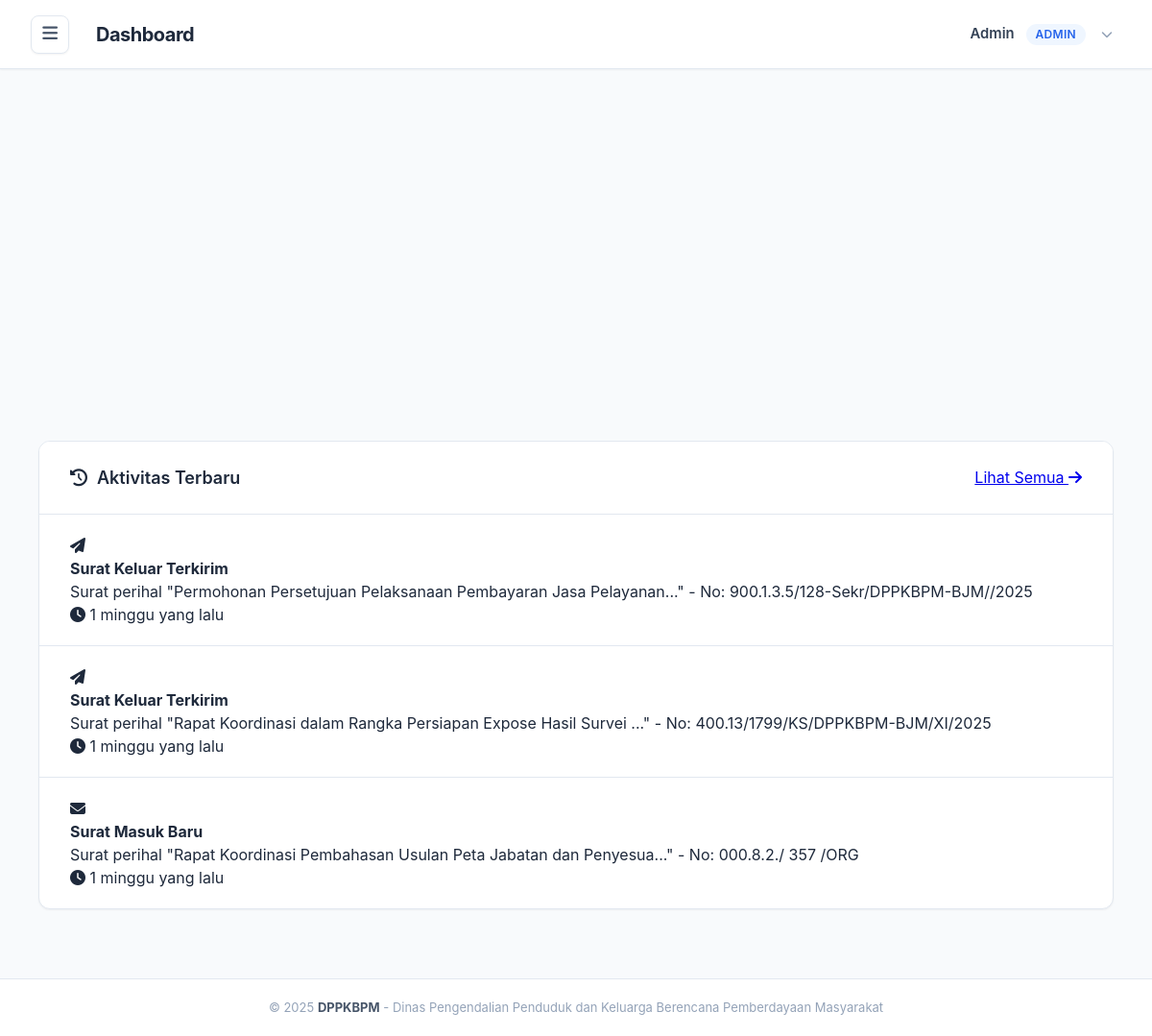
The app's page /php/dashboard.php (signed in), older data.
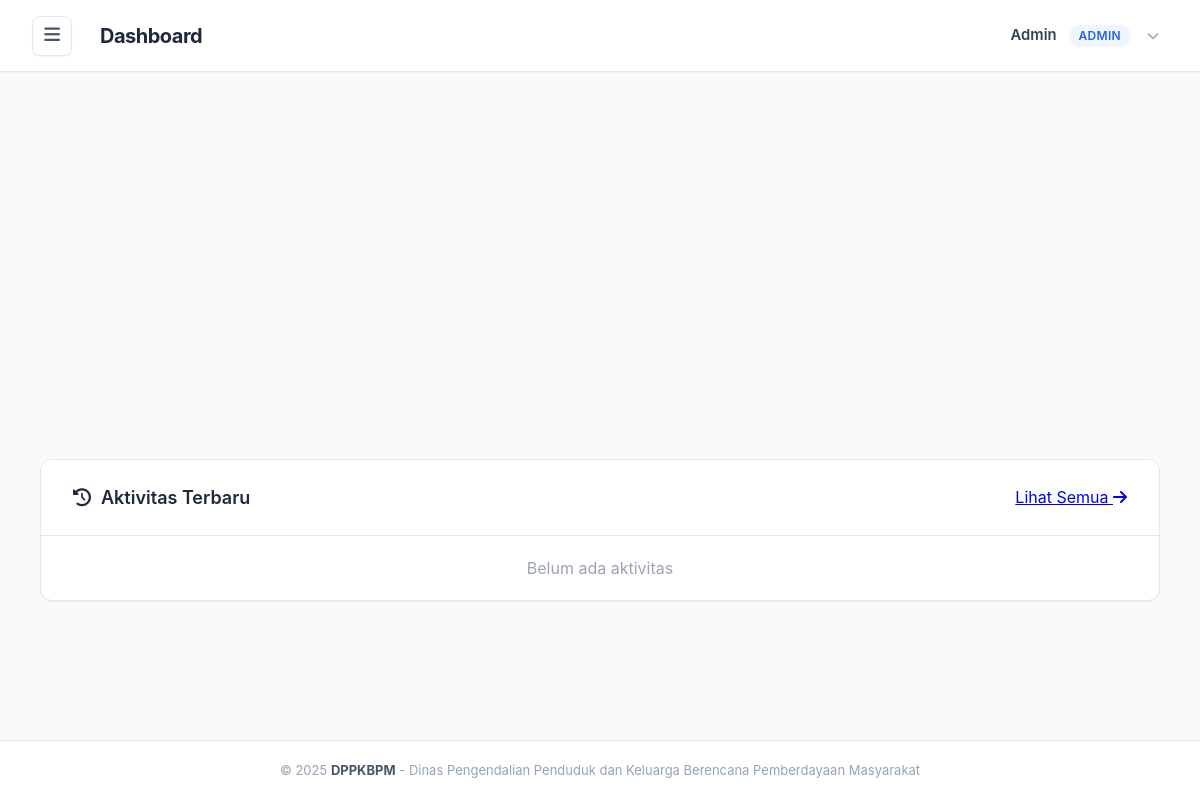
The same page, newer data.
### tables this page shows
CREATE TABLE `surat_keluar` (
  `id` int NOT NULL,
  `nomor_urut` int NOT NULL,
  `nomor_surat` varchar(255) NOT NULL,
  `tujuan_surat` varchar(255) NOT NULL,
  `tanggal_surat` date NOT NULL,
  `perihal` text NOT NULL,
  `dibuat_oleh` varchar(100) NOT NULL,
  `file_surat` varchar(255) DEFAULT NULL,
  `created_at` timestamp NULL DEFAULT CURRENT_TIMESTAMP
);

CREATE TABLE `surat_masuk` (
  `id` int NOT NULL,
  `nomor_agenda` varchar(100) NOT NULL,
  `tanggal_terima` date NOT NULL,
  `alamat_pengirim` varchar(255) NOT NULL,
  `tanggal_surat` date NOT NULL,
  `nomor_surat` varchar(255) NOT NULL,
  `perihal` text NOT NULL,
  `file_surat` varchar(255) DEFAULT NULL,
  `sifat_surat` varchar(100) DEFAULT NULL,
  `tujuan_disposisi` text,
  `instruksi_disposisi` text,
  `catatan_disposisi` text,
  `status_disposisi` varchar(50) NOT NULL DEFAULT 'Belum diproses',
  `dilihat_oleh` text,
  `created_at` timestamp NULL DEFAULT CURRENT_TIMESTAMP
);

### php/auth_check.php (called while the page is built, shortened)
<?php
$role = $_SESSION['role'];
$nama = $_SESSION['nama'] ?? '';

### php/dashboard.php (the view, shortened to what this page needs)
<?php
require_once 'auth_check.php';
include 'database.php';
$aktivitas = [];
$query_aktivitas_masuk = "SELECT 'masuk' as tipe, nomor_surat, perihal, created_at FROM surat_masuk ORDER BY created_at DESC LIMIT 2";
$result_aktivitas_masuk = mysqli_query($conn, $query_aktivitas_masuk);
while ($row = mysqli_fetch_assoc($result_aktivitas_masuk)) {
    $aktivitas[] = $row;
}
$query_aktivitas_keluar = "SELECT 'keluar' as tipe, nomor_surat, perihal, created_at FROM surat_keluar ORDER BY created_at DESC LIMIT 2";
$result_aktivitas_keluar = mysqli_query($conn, $query_aktivitas_keluar);
while ($row = mysqli_fetch_assoc($result_aktivitas_keluar)) {
    $aktivitas[] = $row;
}
usort($aktivitas, function ($a, $b) {
    return strtotime($b['created_at']) - strtotime($a['created_at']);
});
$aktivitas = array_slice($aktivitas, 0, 3);
function time_elapsed_string($datetime)
{
    $now = new DateTime;
    $ago = new DateTime($datetime);
    $diff = $now->diff($ago);
    if ($diff->d == 0) {
        if ($diff->h == 0) {
            if ($diff->i == 0) {
                return 'Baru saja';
            }
            return $diff->i . ' menit yang lalu';
        }
        return $diff->h . ' jam yang lalu';
    } elseif ($diff->d == 1) {
        return '1 hari yang lalu';
    } elseif ($diff->d < 7) {
        return $diff->d . ' hari yang lalu';
    } elseif ($diff->d < 30) {
        return floor($diff->d / 7) . ' minggu yang lalu';
    } else {
        return date('d/m/Y', strtotime($datetime));
    }
}
?>
<!DOCTYPE html>
<html lang="id">
<head>
    <link rel="stylesheet" href="../css/dashboard.css">
    <link rel="stylesheet" href="https://cdnjs.cloudflare.com/ajax/libs/font-awesome/6.4.0/css/all.min.css">
</head>
<body>
    <div class="container">
        <div class="hover-trigger"></div>
        <main class="main-content">
            <header class="header">
                <div class="header-left">
                    <button class="header-menu-btn" id="headerMenuBtn">
                        <i class="fas fa-bars"></i>
                    </button>
                    <h1 class="header-title">Dashboard</h1>
                </div>
                <div class="header-right">
                    <div class="user-info" id="userInfoToggle">
                        <span class="user-name"><?= htmlspecialchars($nama) ?></span>
                        <span class="user-role"><?= ucfirst(htmlspecialchars($role)) ?></span>
                        <i class="fas fa-chevron-down"></i>
                    </div>
                </div>
            </header>
            <div class="content">
                <div class="stats-grid">
                </div>
                <div class="content-box">
                    <div class="box-header">
                        <h2><i class="fas fa-history"></i> Aktivitas Terbaru</h2>
                        <a href="surat-masuk.php" class="view-all">Lihat Semua <i class="fas fa-arrow-right"></i></a>
                    </div>
                    <div class="activity-list">
                        <?php if (count($aktivitas) > 0): ?>
                            <?php foreach ($aktivitas as $item): ?>
                                <div class="activity-item">
                                    <div class="activity-icon <?php echo $item['tipe'] == 'masuk' ? 'incoming' : 'outgoing'; ?>">
                                        <i class="fas fa-<?php echo $item['tipe'] == 'masuk' ? 'envelope' : 'paper-plane'; ?>"></i>
                                    </div>
                                    <div class="activity-content">
                                        <h4>Surat <?php echo ucfirst($item['tipe']); ?> <?php echo $item['tipe'] == 'masuk' ? 'Baru' : 'Terkirim'; ?></h4>
                                        <p>Surat perihal "<?php echo htmlspecialchars(substr($item['perihal'], 0, 60)); ?><?php echo strlen($item['perihal']) > 60 ? '...' : ''; ?>" - No: <?php echo htmlspecialchars($item['nomor_surat']); ?></p>
                                        <span class="activity-time">
                                            <i class="fas fa-clock"></i> <?php echo time_elapsed_string($item['created_at']); ?>
                                        </span>
                                    </div>
                                </div>
                            <?php endforeach; ?>
                        <?php else: ?>
                            <div class="activity-item">
                                <div class="activity-content" style="text-align: center; width: 100%;">
                                    <p style="color: #9ca3af;">Belum ada aktivitas</p>
                                </div>
                            </div>
                        <?php endif; ?>
                    </div>
                </div>
            </div>
            <footer class="main-footer">
                <p>&copy; 2025 <strong>DPPKBPM</strong> - Dinas Pengendalian Penduduk dan Keluarga Berencana Pemberdayaan Masyarakat</p>
            </footer>
        </main>
    </div>
</body>
</html>

Row changes from the older to the newer data that the page shows:
removed surat_keluar: tipe "Keluar", shows "Terkirim", perihal "Permohonan Persetujuan Pelaksanaan Pembayaran Jasa Pelayanan", nomor_surat "900.1.3.5/128-Sekr/DPPKBPM-BJM//2025", created_at "1 minggu yang lalu"
removed surat_keluar: tipe "Keluar", shows "Terkirim", perihal "Rapat Koordinasi dalam Rangka Persiapan Expose Hasil Survei", nomor_surat "400.13/1799/KS/DPPKBPM-BJM/XI/2025", created_at "1 minggu yang lalu"
removed surat_masuk: tipe "Masuk", shows "Baru", perihal "Rapat Koordinasi Pembahasan Usulan Peta Jabatan dan Penyesua", nomor_surat "000.8.2./ 357 /ORG", created_at "1 minggu yang lalu"
Text that changed along with them:
text now shown: "Belum ada aktivitas"
